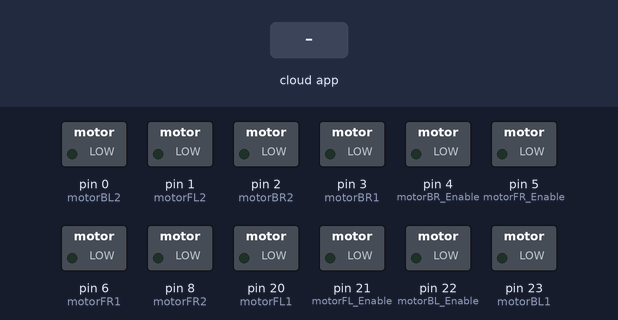
A sketch run on a simulated Arduino Mega 2560, built with avr-gcc and run on an emulated ATmega2560. On the bench: switched loads named in the sketch (green lamp = pin HIGH). The inputs (shaded band) are chosen by the test bench. The ROS host is connected and sends only what is stated.

Above: at 1.2 s.
1.3 s: the phone or cloud app sets linear.x to -100
At 2.5 s:
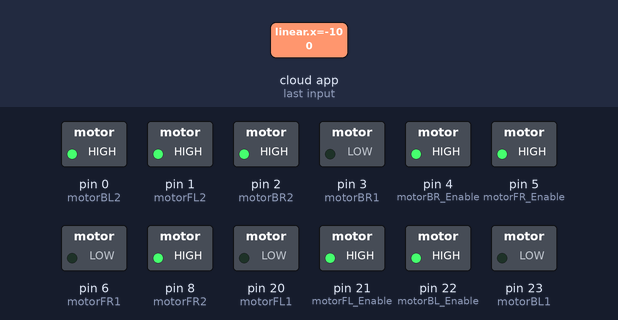
2.8 s: the phone or cloud app sets angular.z to -100
At 3.6 s:
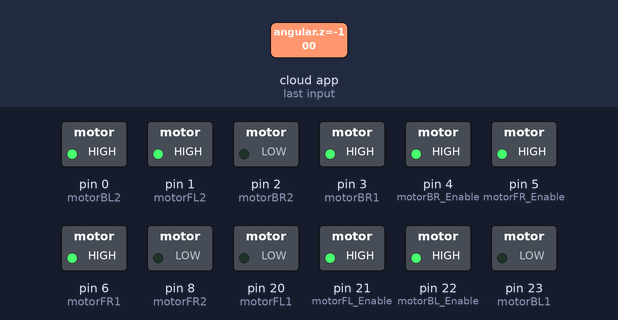
4.3 s: the phone or cloud app sets linear.x to 100
At 4.8 s:
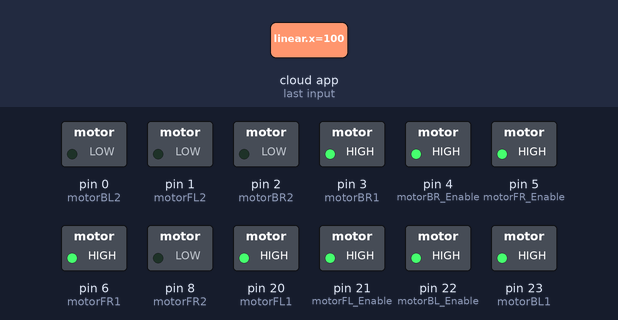
5.8 s: the phone or cloud app sets linear.x to 0
At 7.0 s:
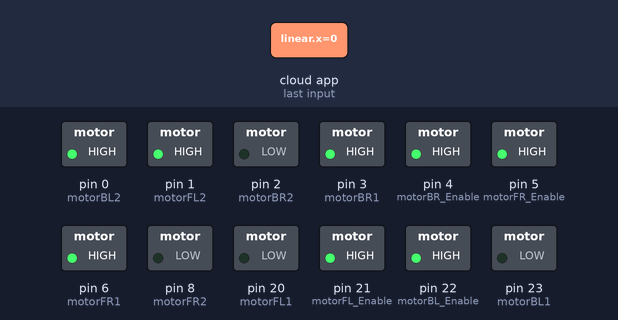
7.3 s: the phone or cloud app sets angular.z to 0
At 8.3 s:
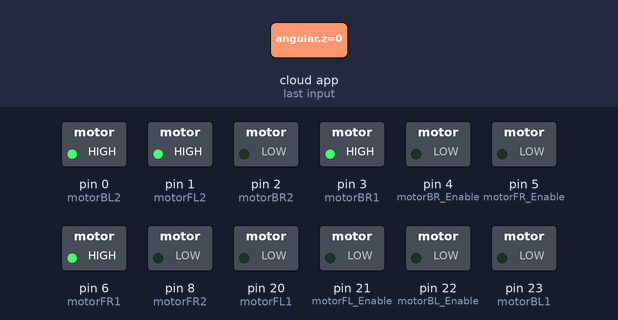
8.8 s: the phone or cloud app sets angular.z to 100
At 9.4 s:
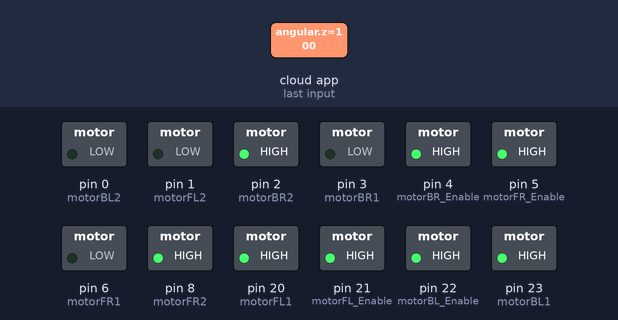
Timing chart, 0 to 11.3 s (numbered marks = the images above; inputs shaded):
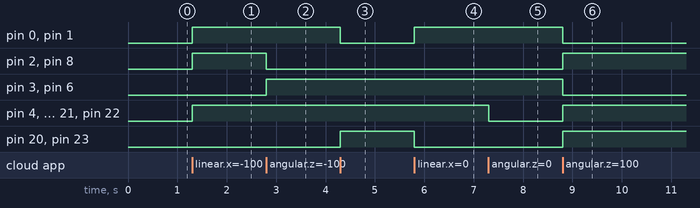

Measured:
- after the input at 1.3 s, pin 0 (motorBL2), pin 1 (motorFL2), pin 2 (motorBR2), pin 4 (motorBR_Enable), pin 5 (motorFR_Enable), pin 8 (motorFR2), pin 21 (motorFL_Enable), pin 22 (motorBL_Enable): LOW → HIGH at once
- after the input at 2.8 s, pin 2 (motorBR2), pin 8 (motorFR2): HIGH → LOW at once; pin 3 (motorBR1), pin 6 (motorFR1): LOW → HIGH at once
- after the input at 4.3 s, pin 0 (motorBL2), pin 1 (motorFL2): HIGH → LOW at once; pin 20 (motorFL1), pin 23 (motorBL1): LOW → HIGH at once
- after the input at 5.8 s, pin 0 (motorBL2), pin 1 (motorFL2): LOW → HIGH at once; pin 20 (motorFL1), pin 23 (motorBL1): HIGH → LOW at once
- after the input at 7.3 s, pin 4 (motorBR_Enable), pin 5 (motorFR_Enable), pin 21 (motorFL_Enable), pin 22 (motorBL_Enable): HIGH → LOW at once
- after the input at 8.8 s, pin 0 (motorBL2), pin 1 (motorFL2), pin 3 (motorBR1), pin 6 (motorFR1): HIGH → LOW at once; pin 2 (motorBR2), pin 4 (motorBR_Enable), pin 5 (motorFR_Enable), pin 8 (motorFR2), pin 20 (motorFL1), pin 21 (motorFL_Enable), pin 22 (motorBL_Enable), pin 23 (motorBL1): LOW → HIGH at once

The sketch:

code_base.ino
```cpp
#include <ros.h>
#include <geometry_msgs/Twist.h>
#include <std_msgs/Float64.h>


// Pin definitions for motor control
const int motorFL1 = 20;    // Front-left motor positive
const int motorFL2 = 1;    // Front-left motor negative
const int motorFL_Enable = 21;  // Front-left motor enable pin

const int motorFR1 = 6;    // Front-right motor positive
const int motorFR2 = 8;    // Front-right motor negative
const int motorFR_Enable = 5;  // Front-right motor enable pin

const int motorBL1 = 23;    // Back-left motor positive
const int motorBL2 = 0;    // Back-left motor negative
const int motorBL_Enable = 22; // Back-left motor enable pin

const int motorBR1 = 3;   // Back-right motor positive
const int motorBR2 = 2;   // Back-right motor negative
const int motorBR_Enable = 4; // Back-right motor enable pin

double radius = 0.04;
double ly = 0.146;
double lx = 0.11;
ros::NodeHandle  nh;

double w_fl;
double w_fr;
double w_rl;
double w_rr;

double Vx= 0;
double Vy =0;
double Wz = 0;

double Vx_ = 0;
double Vy_ = 0;
double Wz_ = 0;


void commandCallback(const geometry_msgs::Twist& cmd_msg)
{

  Vx = cmd_msg.linear.x;
  Vy = cmd_msg.linear.y;
  Wz = cmd_msg.angular.z;

  w_fl= (1/radius)*(Vx-Vy-(lx+ly)*Wz);
  w_fr= (1/radius)*(Vx+Vy+(lx+ly)*Wz);
  w_rl= (1/radius)*(Vx+Vy-(lx+ly)*Wz);
  w_rr= (1/radius)*(Vx-Vy+(lx+ly)*Wz);

  /*w_fl= (1/radius)*(cmd_msg.linear.x-cmd_msg.linear.y-(lx+ly)*cmd_msg.angular.z);
   w_fr= (1/radius)*(cmd_msg.linear.x+cmd_msg.linear.y+(lx+ly)*cmd_msg.angular.z);
   w_rl= (1/radius)*(cmd_msg.linear.x+cmd_msg.linear.y-(lx+ly)*cmd_msg.angular.z);
   w_rr= (1/radius)*(cmd_msg.linear.x-cmd_msg.linear.y+(lx+ly)*cmd_msg.angular.z);
  */
  Vx_ = (w_fl+w_fr+w_rl+w_rr)*(radius/4);
  Vy_ = (-w_fl+w_fr+w_rl-w_rr)*(radius/4);
  Wz_ = (-w_fl+w_fr-w_rl+w_rr)*(radius/(4*(lx+ly)));


  if (Vx_ > 0){
    straightAhead();
  }
  else if (Vy_ > 0 ){
    sideWay();
  }
  else if (Wz_ > 0 ){
    turnRound();
  }
  else if (Wz_ < 0 ){
    turnRoundInv();
  }
  else if (Vx_ < 0 ){
    straightBack();
  }
  else if (Vy_ < 0 ){
    sideWayInv();

  }
  else {
    OFF();
  }

}

ros::Subscriber<geometry_msgs::Twist>sub("spyzr_controller/cmd_vel", &commandCallback );

void setup() {
  // Set motor control pins as outputs
  pinMode(motorFL1, OUTPUT);
  pinMode(motorFL2, OUTPUT);
  pinMode(motorFL_Enable, OUTPUT);

  pinMode(motorFR1, OUTPUT);
  pinMode(motorFR2, OUTPUT);
  pinMode(motorFR_Enable, OUTPUT);

  pinMode(motorBL1, OUTPUT);
  pinMode(motorBL2, OUTPUT);
  pinMode(motorBL_Enable, OUTPUT);

  pinMode(motorBR1, OUTPUT);
  pinMode(motorBR2, OUTPUT);
  pinMode(motorBR_Enable, OUTPUT);
  // Inizialize the ROS node on the Arduino
  nh.initNode();
  // Inform ROS that this node will subscribe to messages on a given topic
  nh.subscribe(sub);
}

void loop() {
  // Move straight
  //straightAhead();
  //delay(2000);  // Wait for 2 seconds

  // Move sideway
  // sideWay();
  // delay(2000);  // Wait for 2 seconds

  // move diagonal
  //diagonal();
  //delay(2000);  // Wait for 2 seconds

  // move concerning
  // concerning();
  // delay(2000);  // Wait for 2 seconds

  // move turnRound
  //turnRound();
  //delay(2000);  // Wait for 2 seconds
  nh.spinOnce();
  delay(1);
  // move turnOfRearAxis
  // turnOfRearAxis();
  //delay(2000);  // Wait for 2 seconds
}

// Function to move the robot forward
void straightAhead() {
  // Set enable pins HIGH to enable the motors
  digitalWrite(motorFL_Enable, HIGH);
  digitalWrite(motorFR_Enable, HIGH);
  digitalWrite(motorBL_Enable, HIGH);
  digitalWrite(motorBR_Enable, HIGH);

  digitalWrite(motorFL1, HIGH);
  digitalWrite(motorFL2, LOW);

  digitalWrite(motorFR1, HIGH);
  digitalWrite(motorFR2, LOW);

  digitalWrite(motorBL1, HIGH);
  digitalWrite(motorBL2, LOW);

  digitalWrite(motorBR1, HIGH);
  digitalWrite(motorBR2, LOW);
}
void straightBack() {
  // Set enable pins HIGH to enable the motors
  digitalWrite(motorFL_Enable, HIGH);
  digitalWrite(motorFR_Enable, HIGH);
  digitalWrite(motorBL_Enable, HIGH);
  digitalWrite(motorBR_Enable, HIGH);

  digitalWrite(motorFL1, LOW);
  digitalWrite(motorFL2, HIGH);

  digitalWrite(motorFR1, LOW);
  digitalWrite(motorFR2, HIGH);

  digitalWrite(motorBL1, LOW);
  digitalWrite(motorBL2, HIGH);

  digitalWrite(motorBR1, LOW);
  digitalWrite(motorBR2, HIGH);
}

void sideWay() {
  // Set enable pins HIGH to enable the motors
  digitalWrite(motorFL_Enable, HIGH);
  digitalWrite(motorFR_Enable, HIGH);
  digitalWrite(motorBL_Enable, HIGH);
  digitalWrite(motorBR_Enable, HIGH);

  digitalWrite(motorFL1, HIGH);
  digitalWrite(motorFL2, LOW);

  digitalWrite(motorFR1, LOW);
  digitalWrite(motorFR2, HIGH);

  digitalWrite(motorBL1, LOW);
  digitalWrite(motorBL2, HIGH);

  digitalWrite(motorBR1, HIGH);
  digitalWrite(motorBR2, LOW);
}
void sideWayInv() {
  // Set enable pins HIGH to enable the motors
  digitalWrite(motorFL_Enable, HIGH);
  digitalWrite(motorFR_Enable, HIGH);
  digitalWrite(motorBL_Enable, HIGH);
  digitalWrite(motorBR_Enable, HIGH);

  digitalWrite(motorFL1, LOW);
  digitalWrite(motorFL2, HIGH);

  digitalWrite(motorFR1, HIGH);
  digitalWrite(motorFR2, LOW);

  digitalWrite(motorBL1, HIGH);
  digitalWrite(motorBL2, LOW);

  digitalWrite(motorBR1, LOW);
  digitalWrite(motorBR2, HIGH);
}

/*
void diagonal() {
  // Set enable pins HIGH to enable the motors
  digitalWrite(motorFL_Enable, HIGH);
  digitalWrite(motorFR_Enable, LOW);
  digitalWrite(motorBL_Enable, LOW);
  digitalWrite(motorBR_Enable, HIGH);

  digitalWrite(motorFL1, HIGH);
  digitalWrite(motorFL2, LOW);

  digitalWrite(motorFR1, LOW);
  digitalWrite(motorFR2, HIGH);

  digitalWrite(motorBL1, LOW);
  digitalWrite(motorBL2, HIGH);

  digitalWrite(motorBR1, HIGH);
  digitalWrite(motorBR2, LOW);
}

void concerning() {
  // Set enable pins HIGH to enable the motors
  digitalWrite(motorFL_Enable, HIGH);
  digitalWrite(motorFR_Enable, LOW);
  digitalWrite(motorBL_Enable, HIGH);
  digitalWrite(motorBR_Enable, LOW);

  digitalWrite(motorFL1, HIGH);
  digitalWrite(motorFL2, LOW);

  digitalWrite(motorFR1, LOW);
  digitalWrite(motorFR2, HIGH);

  digitalWrite(motorBL1, HIGH);
  digitalWrite(motorBL2, LOW);

  digitalWrite(motorBR1, LOW);
  digitalWrite(motorBR2, HIGH);
}
*/
void turnRound() {
  // Set enable pins HIGH to enable the motors
  digitalWrite(motorFL_Enable, HIGH);
  digitalWrite(motorFR_Enable, HIGH);
  digitalWrite(motorBL_Enable, HIGH);
  digitalWrite(motorBR_Enable, HIGH);

  digitalWrite(motorFL1, HIGH);
  digitalWrite(motorFL2, LOW);

  digitalWrite(motorFR1, LOW);
  digitalWrite(motorFR2, HIGH);

  digitalWrite(motorBL1, HIGH);
  digitalWrite(motorBL2, LOW);

  digitalWrite(motorBR1, LOW);
  digitalWrite(motorBR2, HIGH);
}
void turnRoundInv() {
  // Set enable pins HIGH to enable the motors
  digitalWrite(motorFL_Enable, HIGH);
  digitalWrite(motorFR_Enable, HIGH);
  digitalWrite(motorBL_Enable, HIGH);
  digitalWrite(motorBR_Enable, HIGH);

  digitalWrite(motorFL1, LOW);
  digitalWrite(motorFL2, HIGH);

  digitalWrite(motorFR1, HIGH);
  digitalWrite(motorFR2, LOW);

  digitalWrite(motorBL1, LOW);
  digitalWrite(motorBL2, HIGH);

  digitalWrite(motorBR1, HIGH);
  digitalWrite(motorBR2, LOW);
}

void OFF() {
  // Set enable pins HIGH to enable the motors
  digitalWrite(motorFL_Enable, LOW);
  digitalWrite(motorFR_Enable, LOW);
  digitalWrite(motorBL_Enable, LOW);
  digitalWrite(motorBR_Enable, LOW);
}
/*
void turnOfRearAxis() {
  // Set enable pins HIGH to enable the motors
  digitalWrite(motorFL_Enable, HIGH);
  digitalWrite(motorFR_Enable, HIGH);
  digitalWrite(motorBL_Enable, LOW);
  digitalWrite(motorBR_Enable, LOW);

  digitalWrite(motorFL1, HIGH);
  digitalWrite(motorFL2, LOW);

  digitalWrite(motorFR1, HIGH);
  digitalWrite(motorFR2, LOW);

  digitalWrite(motorBL1, LOW);
  digitalWrite(motorBL2, HIGH);

  digitalWrite(motorBR1, LOW);
  digitalWrite(motorBR2, HIGH);
}
*/
```
